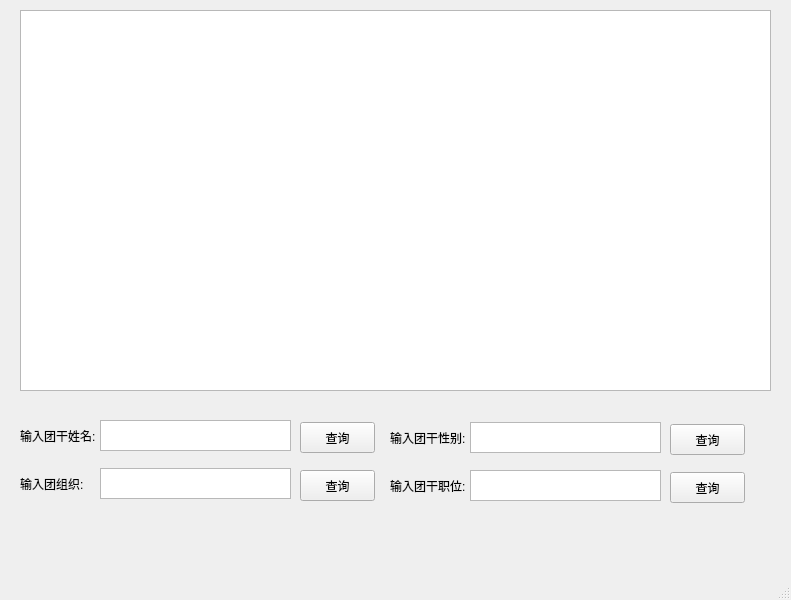
<?xml version="1.0" encoding="UTF-8"?>
<ui version="4.0">
 <class>tgcx</class>
 <widget class="QMainWindow" name="tgcx">
  <property name="geometry">
   <rect>
    <x>0</x>
    <y>0</y>
    <width>791</width>
    <height>600</height>
   </rect>
  </property>
  <property name="windowTitle">
   <string>团干查询</string>
  </property>
  <widget class="QWidget" name="centralwidget">
   <widget class="QTableWidget" name="tableWidget">
    <property name="geometry">
     <rect>
      <x>20</x>
      <y>10</y>
      <width>751</width>
      <height>381</height>
     </rect>
    </property>
   </widget>
   <widget class="QLabel" name="label">
    <property name="geometry">
     <rect>
      <x>20</x>
      <y>420</y>
      <width>81</width>
      <height>31</height>
     </rect>
    </property>
    <property name="text">
     <string>输入团干姓名:</string>
    </property>
   </widget>
   <widget class="QTextEdit" name="textEdit">
    <property name="geometry">
     <rect>
      <x>100</x>
      <y>420</y>
      <width>191</width>
      <height>31</height>
     </rect>
    </property>
   </widget>
   <widget class="QPushButton" name="pushButton">
    <property name="geometry">
     <rect>
      <x>300</x>
      <y>422</y>
      <width>75</width>
      <height>31</height>
     </rect>
    </property>
    <property name="text">
     <string>查询</string>
    </property>
   </widget>
   <widget class="QPushButton" name="pushButton_2">
    <property name="geometry">
     <rect>
      <x>300</x>
      <y>470</y>
      <width>75</width>
      <height>31</height>
     </rect>
    </property>
    <property name="text">
     <string>查询</string>
    </property>
   </widget>
   <widget class="QTextEdit" name="textEdit_2">
    <property name="geometry">
     <rect>
      <x>100</x>
      <y>468</y>
      <width>191</width>
      <height>31</height>
     </rect>
    </property>
   </widget>
   <widget class="QLabel" name="label_2">
    <property name="geometry">
     <rect>
      <x>20</x>
      <y>468</y>
      <width>81</width>
      <height>31</height>
     </rect>
    </property>
    <property name="text">
     <string>输入团组织:</string>
    </property>
   </widget>
   <widget class="QLabel" name="label_3">
    <property name="geometry">
     <rect>
      <x>390</x>
      <y>470</y>
      <width>81</width>
      <height>31</height>
     </rect>
    </property>
    <property name="text">
     <string>输入团干职位:</string>
    </property>
   </widget>
   <widget class="QTextEdit" name="textEdit_3">
    <property name="geometry">
     <rect>
      <x>470</x>
      <y>422</y>
      <width>191</width>
      <height>31</height>
     </rect>
    </property>
   </widget>
   <widget class="QLabel" name="label_4">
    <property name="geometry">
     <rect>
      <x>390</x>
      <y>422</y>
      <width>81</width>
      <height>31</height>
     </rect>
    </property>
    <property name="text">
     <string>输入团干性别:</string>
    </property>
   </widget>
   <widget class="QPushButton" name="pushButton_3">
    <property name="geometry">
     <rect>
      <x>670</x>
      <y>424</y>
      <width>75</width>
      <height>31</height>
     </rect>
    </property>
    <property name="text">
     <string>查询</string>
    </property>
   </widget>
   <widget class="QTextEdit" name="textEdit_4">
    <property name="geometry">
     <rect>
      <x>470</x>
      <y>470</y>
      <width>191</width>
      <height>31</height>
     </rect>
    </property>
   </widget>
   <widget class="QPushButton" name="pushButton_4">
    <property name="geometry">
     <rect>
      <x>670</x>
      <y>472</y>
      <width>75</width>
      <height>31</height>
     </rect>
    </property>
    <property name="text">
     <string>查询</string>
    </property>
   </widget>
  </widget>
  <widget class="QMenuBar" name="menubar">
   <property name="geometry">
    <rect>
     <x>0</x>
     <y>0</y>
     <width>791</width>
     <height>23</height>
    </rect>
   </property>
  </widget>
  <widget class="QStatusBar" name="statusbar"/>
 </widget>
 <resources/>
 <connections/>
</ui>
